Frame 1 (no input): blank canvas, image omitted
Frame 60 (the mouse pressed at the canvas centre just before this capture): blank canvas, image omitted
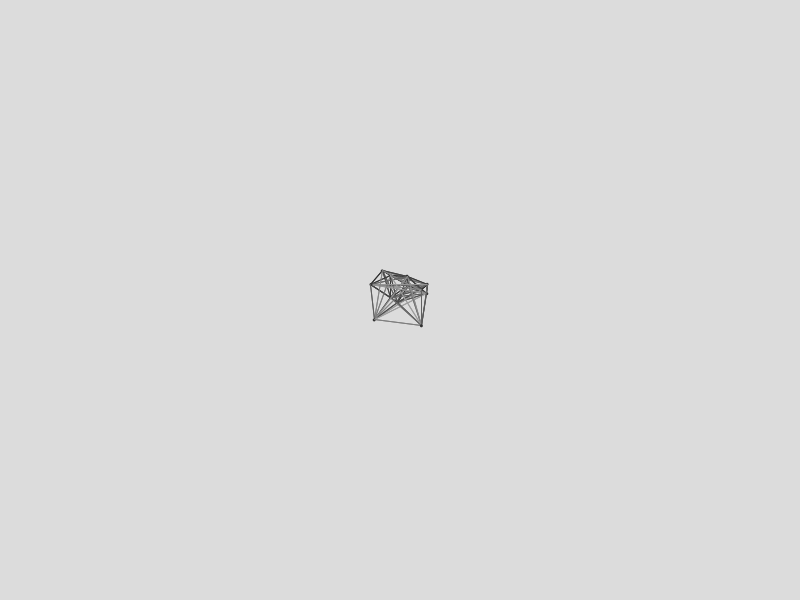
Frame 120 (the mouse held since frame 60 and released just before this capture)

The Processing sketch whose frames 1 and 60 were blank and that drew this single picture after the mouse press (run headless with seeded random() and noise(); from frame 60 on, the mouse is pressed at the canvas centre):

// Processing sketch: processing_92326
// ── processing_92326.pde

ArrayList<Node> nodes;
float maxDistance = 60;
float dx = 30;
float dy = 30;
float maxNeighbors = 10;

Boolean drawMode = true;

void setup()
{
  size(800,600);
  background(220);
  nodes = new ArrayList<Node>();
}

void draw()
{
  background(220);
  
  if(drawMode)
  {
    if(mousePressed){
      addNewNode(mouseX,mouseY,random(-dx,dx),random(-dx,dx));
    }
  } else
  {
    addNewNode(random(width),random(height),0,0);
  }
  

  
  for(int i = 0; i < nodes.size(); i++){
    Node currentNode = nodes.get(i);
    for(int j=0; j<currentNode.neighbors.size(); j++)
    {
      Node neighborNode = currentNode.neighbors.get(j);
      float lineColor = currentNode.calculateLineColor(neighborNode,maxDistance);
      stroke(lineColor, lineColor, lineColor);
      line(currentNode.x,currentNode.y,neighborNode.x,neighborNode.y);
    }
    currentNode.display();
  }
}

void addNewNode(float xPos, float yPos, float dx, float dy)
{
  //println("add new node");
  //generates a random location within a 50x50px box around the mouse
  //float xPos = mouseX + random(-50,50);
  //float yPos = mouseY + random(-50,50);
  //adds a node at this location
  Node node = new Node(xPos+dx,yPos+dy);
  
  node.setNumNeighbors( countNumNeighbors(node,maxDistance) );
  
  //println("newly added node has " + node.numNeighbors + " neighbors");
  //println("and neighbors.size() = " + node.neighbors.size());
  
  if(node.numNeighbors < maxNeighbors){
    nodes.add(node);
    for(int i=0; i<nodes.size(); i++)
    {
      Node currentNode = nodes.get(i);
      currentNode.setNumNeighbors( countNumNeighbors(currentNode,maxDistance) );
    }
  }
  
}

int countNumNeighbors(Node nodeA, float maxNeighborDistance)
{
  int numNeighbors = 0;
  nodeA.clearNeighbors();
  
  for(int i = 0; i < nodes.size(); i++)
  {
    Node nodeB = nodes.get(i);
    float distance = sqrt((nodeA.x-nodeB.x)*(nodeA.x-nodeB.x) + (nodeA.y-nodeB.y)*(nodeA.y-nodeB.y));
    if(distance < maxNeighborDistance)
    {
      numNeighbors++;
      nodeA.addNeighbor(nodeB);
    }
  }
  return numNeighbors;
}

void keyPressed()
{
  drawMode = !drawMode;
  nodes = new ArrayList<Node>();
}
class Node
{
  float x;
  float y;
  int numNeighbors;
  ArrayList<Node> neighbors;
  float lineColor;
  float nodeWidth = 3;
  float nodeHeight = 3;
  float fillColor = 50;
  float lineColorRange = 160;
  
  

  Node(float xPos, float yPos)
  {
    x = xPos;
    y = yPos;
    numNeighbors = 0;
    neighbors = new ArrayList<Node>();
  }
  
  void display()
  {
    noStroke();
    fill(fillColor);
    ellipse(x,y,nodeWidth,nodeHeight);
  }
  
  void addNeighbor(Node node)
  {
    neighbors.add(node);
  }
  
  void setNumNeighbors(int num)
  {
    numNeighbors = num;
  }
  
  void clearNeighbors()
  {
    neighbors = new ArrayList<Node>();
  }
  
  float calculateLineColor(Node neighborNode, float maxDistance)
  {
    float distance = sqrt((x-neighborNode.x)*(x-neighborNode.x) + (y-neighborNode.y)*(y-neighborNode.y));
    lineColor = (distance/maxDistance)*lineColorRange;
    return lineColor;
  }
    
}
